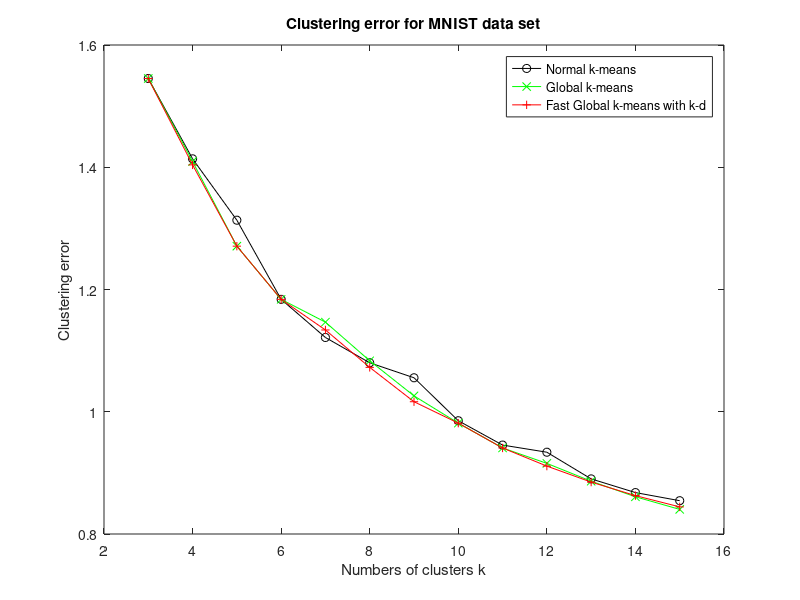
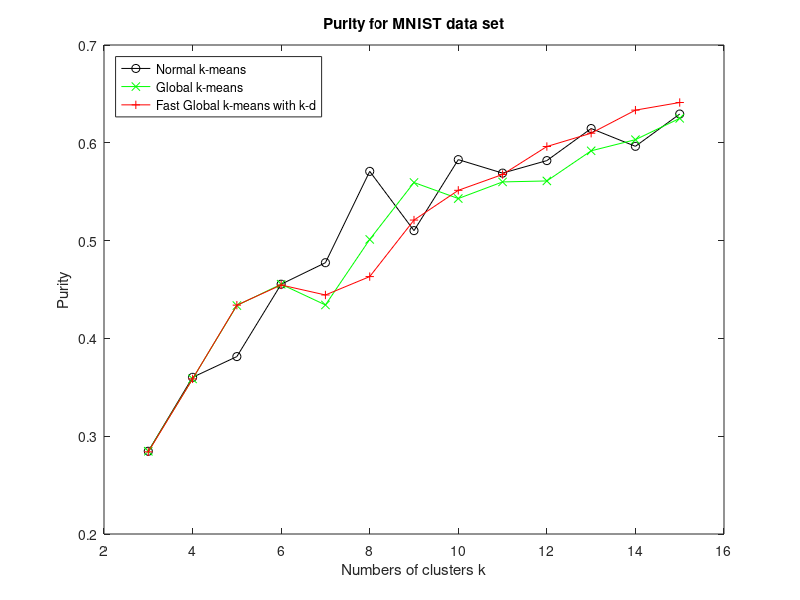
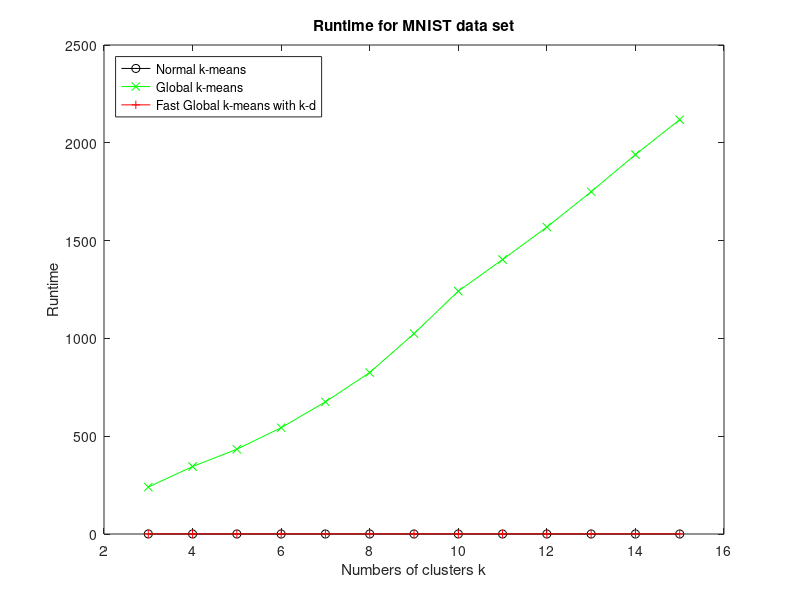
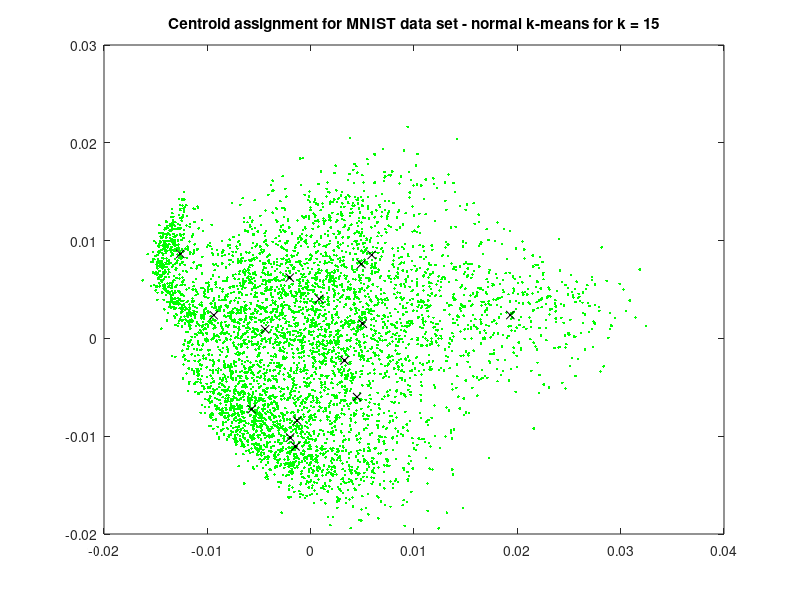

Write MATLAB code to recreate these figures, in order. (Note: this script raises an error after producing the figures.)
%TODO x axis make it whole numbers

%cluster representation with centroids (normal, global, kd)
%       - centroid, seeds
%   - one plot for MNIST
%   - one plot for gaussian (separated, overlapping)
%SSE for different k
%       - k vakue, SSEs
%   - one plot for MNIST
%   - one plot for gaussian (separated, overlapping)
%accuracy / purity (average of purity of all clusters)
%       -k value purity
%   - one plot for MNIST
%   - one plot for gaussian (separated, overlapping)

%MNIST
for i=1:19
    clf(figure(i))
end
sse = csvread('MNIST_SSE.dat');
figure(1);
plot(sse(:,1),sse(:,2), '-ko')
hold on
plot(sse(:,1), sse(:,3), '-gx')
hold on
plot(sse(:,1),sse(:,4), '-r+');
title('Clustering error for MNIST data set');
xlabel(' Numbers of clusters k ') 
ylabel(' Clustering error ') 
legend('Normal k-means','Global k-means','Fast Global k-means with k-d','Location','northeast')

purity = csvread('MNIST_Purity.dat');
figure(2);
plot(purity(:,1),purity(:,2), '-ko');
hold on
plot(purity(:,1),purity(:,3), '-gx');
hold on
plot(purity(:,1),purity(:,4), '-r+');
hold on
title('Purity for MNIST data set');
xlabel(' Numbers of clusters k ') 
ylabel(' Purity ') 
legend('Normal k-means','Global k-means','Fast Global k-means with k-d','Location','northwest')
% kd = csvread('MNIST_KD.dat');
% figure(3);
% plot(kd(:,1),kd(:,2), '-o');

runtime = csvread('MNIST_runtime.dat');
figure(4);
plot(runtime(:,1),runtime(:,2), '-ko');
hold on
plot(runtime(:,1),runtime(:,3), '-gx');
hold on
plot(runtime(:,1),runtime(:,4), '-r+');
hold on
title('Runtime for MNIST data set');
xlabel(' Numbers of clusters k ') 
ylabel(' Runtime ') 
legend('Normal k-means','Global k-means','Fast Global k-means with k-d','Location','northwest')

seeds = csvread('MNIST_seeds.dat');
centroid1 = csvread('MNIST_centroid_1.dat');
centroid2 = csvread('MNIST_centroid_2.dat');
centroid3 = csvread('MNIST_centroid_3.dat');

figure(5);
plot(seeds(:,1),seeds(:,2),'g.',centroid1(:,1),centroid1(:,2),'k.',centroid1(:,1),centroid1(:,2),'kx');
title(' Centroid assignment for MNIST data set - normal k-means for k = 15 ');


figure(6);
plot(seeds(:,1),seeds(:,2),'g.',centroid2(:,1),centroid2(:,2),'k.',centroid2(:,1),centroid2(:,2),'kx');
title(' Centroid assignment for for MNIST data set - global k-means for k = 15 ');

figure(7);
plot(seeds(:,1),seeds(:,2),'g.',centroid3(:,1),centroid3(:,2),'k.',centroid3(:,1),centroid3(:,2),'kx');
title(' Centroid assignment for for MNIST data set - fast global k-means with k-d trees for k = 15 ');

%-----------------------------
sse = csvread('Overlapping_SSE.dat');
figure(8);
plot(sse(:,1),sse(:,2), '-ko')
hold on
plot(sse(:,1), sse(:,3), '-gx')
hold on
plot(sse(:,1),sse(:,4), '-r+');
title('Clustering error for Overlapping Gaussian data set');
xlabel(' Numbers of clusters k ') 
ylabel(' Clustering error ') 
legend('Normal k-means','Global k-means','Fast Global k-means with k-d','Location','northeast')

purity = csvread('Overlapping_Purity.dat');
figure(9);
plot(purity(:,1),purity(:,2), '-ko');
hold on
plot(purity(:,1),purity(:,3), '-gx');
hold on
plot(purity(:,1),purity(:,4), '-r+');
hold on
title('Purity for Overlapping Gaussian data set');
xlabel(' Numbers of clusters k ') 
ylabel(' Purity ') 
legend('Normal k-means','Global k-means','Fast Global k-means with k-d','Location','northwest')
% kd = csvread('Overlapping_KD.dat');
% figure(3);
% plot(kd(:,1),kd(:,2), '-o');

runtime = csvread('Overlapping_runtime.dat');
figure(10);
plot(runtime(:,1),runtime(:,2), '-ko');
hold on
plot(runtime(:,1),runtime(:,3), '-gx');
hold on
plot(runtime(:,1),runtime(:,4), '-r+');
hold on
title('Runtime for Overlapping Gaussian data set');
xlabel(' Numbers of clusters k ') 
ylabel(' Runtime ') 
legend('Normal k-means','Global k-means','Fast Global k-means with k-d','Location','northwest')

seeds = csvread('Overlapping_seeds.dat');
centroid1 = csvread('Overlapping_centroid_1.dat');
centroid2 = csvread('Overlapping_centroid_2.dat');
centroid3 = csvread('Overlapping_centroid_3.dat');

figure(11);
plot(seeds(:,1),seeds(:,2),'g.',centroid1(:,1),centroid1(:,2),'k.',centroid1(:,1),centroid1(:,2),'kx');
title(' Centroid assignment for Overlapping Gaussian data set - normal k-means for k = 15 ');


figure(12);
plot(seeds(:,1),seeds(:,2),'g.',centroid2(:,1),centroid2(:,2),'k.',centroid2(:,1),centroid2(:,2),'kx');
title(' Centroid assignment for Overlapping Gaussian data set - global k-means for k = 15 ');

figure(13);
plot(seeds(:,1),seeds(:,2),'g.',centroid3(:,1),centroid3(:,2),'k.',centroid3(:,1),centroid3(:,2),'kx');
title(' Centroid assignment for Overlapping Gaussian data set - fast global k-means with k-d trees for k = 15 ');


%-----------------------------
sse = csvread('Separate_SSE.dat');
figure(14);
plot(sse(:,1),sse(:,2), '-ko')
hold on
plot(sse(:,1), sse(:,3), '-gx')
hold on
plot(sse(:,1),sse(:,4), '-r+');
title('Clustering error for Separate Gaussian data set');
xlabel(' Numbers of clusters k ') 
ylabel(' Clustering error ') 
legend('Normal k-means','Global k-means','Fast Global k-means with k-d','Location','northeast')

purity = csvread('Separate_Purity.dat');
figure(15);
plot(purity(:,1),purity(:,2), '-ko');
hold on
plot(purity(:,1),purity(:,3), '-gx');
hold on
plot(purity(:,1),purity(:,4), '-r+');
hold on
title('Purity for Separate Gaussian data set');
xlabel(' Numbers of clusters k ') 
ylabel(' Purity ') 
legend('Normal k-means','Global k-means','Fast Global k-means with k-d','Location','northwest')
% kd = csvread('Separate_KD.dat');
% figure(3);
% plot(kd(:,1),kd(:,2), '-o');

runtime = csvread('Separate_runtime.dat');
figure(16);
plot(runtime(:,1),runtime(:,2), '-ko');
hold on
plot(runtime(:,1),runtime(:,3), '-gx');
hold on
plot(runtime(:,1),runtime(:,4), '-r+');
hold on
title('Runtime for Separate Gaussian data set');
xlabel(' Numbers of clusters k ') 
ylabel(' Runtime ') 
legend('Normal k-means','Global k-means','Fast Global k-means with k-d','Location','northwest')

seeds = csvread('Separate_seeds.dat');
centroid1 = csvread('Separate_centroid_1.dat');
centroid2 = csvread('Separate_centroid_2.dat');
centroid3 = csvread('Separate_centroid_3.dat');

figure(17);
plot(seeds(:,1),seeds(:,2),'g.',centroid1(:,1),centroid1(:,2),'k.',centroid1(:,1),centroid1(:,2),'kx');
title(' Centroid assignment for Separate Gaussian data set - normal k-means for k = 15 ');


figure(18);
plot(seeds(:,1),seeds(:,2),'g.',centroid2(:,1),centroid2(:,2),'k.',centroid2(:,1),centroid2(:,2),'kx');
title(' Centroid assignment for Separate Gaussian data set - global k-means for k = 15 ');

figure(19);
plot(seeds(:,1),seeds(:,2),'g.',centroid3(:,1),centroid3(:,2),'k.',centroid3(:,1),centroid3(:,2),'kx');
title(' Centroid assignment for Separate Gaussian data set - fast global k-means with k-d trees for k = 15 ');


        
        
